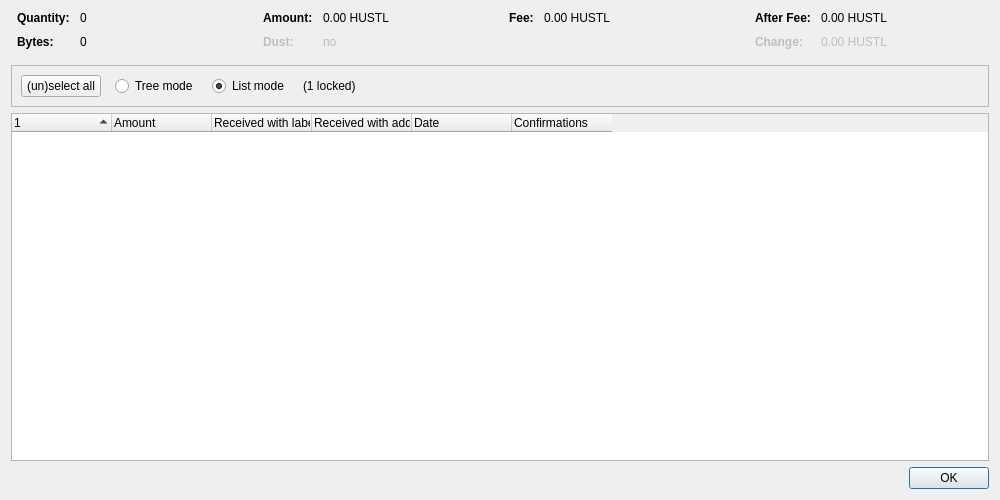
<?xml version="1.0" encoding="UTF-8"?>
<ui version="4.0">
 <class>CoinControlDialog</class>
 <widget class="QDialog" name="CoinControlDialog">
  <property name="geometry">
   <rect>
    <x>0</x>
    <y>0</y>
    <width>1000</width>
    <height>500</height>
   </rect>
  </property>
  <property name="windowTitle">
   <string>Coin Selection</string>
  </property>
  <layout class="QVBoxLayout" name="verticalLayout">
   <item>
    <layout class="QHBoxLayout" name="horizontalLayoutTop" stretch="0,0,0,0">
     <property name="topMargin">
      <number>0</number>
     </property>
     <property name="bottomMargin">
      <number>10</number>
     </property>
     <item>
      <layout class="QFormLayout" name="formLayoutCoinControl1">
       <property name="horizontalSpacing">
        <number>10</number>
       </property>
       <property name="verticalSpacing">
        <number>10</number>
       </property>
       <property name="leftMargin">
        <number>6</number>
       </property>
       <property name="rightMargin">
        <number>6</number>
       </property>
       <item row="0" column="0">
        <widget class="QLabel" name="labelCoinControlQuantityText">
         <property name="font">
          <font>
           <weight>75</weight>
           <bold>true</bold>
          </font>
         </property>
         <property name="text">
          <string>Quantity:</string>
         </property>
        </widget>
       </item>
       <item row="0" column="1">
        <widget class="QLabel" name="labelCoinControlQuantity">
         <property name="cursor">
          <cursorShape>IBeamCursor</cursorShape>
         </property>
         <property name="contextMenuPolicy">
          <enum>Qt::ActionsContextMenu</enum>
         </property>
         <property name="text">
          <string notr="true">0</string>
         </property>
         <property name="textInteractionFlags">
          <set>Qt::LinksAccessibleByMouse|Qt::TextSelectableByKeyboard|Qt::TextSelectableByMouse</set>
         </property>
        </widget>
       </item>
       <item row="1" column="0">
        <widget class="QLabel" name="labelCoinControlBytesText">
         <property name="font">
          <font>
           <weight>75</weight>
           <bold>true</bold>
          </font>
         </property>
         <property name="text">
          <string>Bytes:</string>
         </property>
        </widget>
       </item>
       <item row="1" column="1">
        <widget class="QLabel" name="labelCoinControlBytes">
         <property name="cursor">
          <cursorShape>IBeamCursor</cursorShape>
         </property>
         <property name="contextMenuPolicy">
          <enum>Qt::ActionsContextMenu</enum>
         </property>
         <property name="text">
          <string notr="true">0</string>
         </property>
         <property name="textInteractionFlags">
          <set>Qt::LinksAccessibleByMouse|Qt::TextSelectableByKeyboard|Qt::TextSelectableByMouse</set>
         </property>
        </widget>
       </item>
      </layout>
     </item>
     <item>
      <layout class="QFormLayout" name="formLayoutCoinControl2">
       <property name="horizontalSpacing">
        <number>10</number>
       </property>
       <property name="verticalSpacing">
        <number>10</number>
       </property>
       <property name="leftMargin">
        <number>6</number>
       </property>
       <property name="rightMargin">
        <number>6</number>
       </property>
       <item row="0" column="0">
        <widget class="QLabel" name="labelCoinControlAmountText">
         <property name="font">
          <font>
           <weight>75</weight>
           <bold>true</bold>
          </font>
         </property>
         <property name="text">
          <string>Amount:</string>
         </property>
        </widget>
       </item>
       <item row="0" column="1">
        <widget class="QLabel" name="labelCoinControlAmount">
         <property name="cursor">
          <cursorShape>IBeamCursor</cursorShape>
         </property>
         <property name="contextMenuPolicy">
          <enum>Qt::ActionsContextMenu</enum>
         </property>
         <property name="text">
          <string notr="true">0.00 HUSTL</string>
         </property>
         <property name="textInteractionFlags">
          <set>Qt::LinksAccessibleByMouse|Qt::TextSelectableByKeyboard|Qt::TextSelectableByMouse</set>
         </property>
        </widget>
       </item>
       <item row="1" column="0">
        <widget class="QLabel" name="labelCoinControlLowOutputText">
         <property name="enabled">
          <bool>false</bool>
         </property>
         <property name="font">
          <font>
           <weight>75</weight>
           <bold>true</bold>
          </font>
         </property>
         <property name="text">
          <string>Dust:</string>
         </property>
        </widget>
       </item>
       <item row="1" column="1">
        <widget class="QLabel" name="labelCoinControlLowOutput">
         <property name="enabled">
          <bool>false</bool>
         </property>
         <property name="cursor">
          <cursorShape>IBeamCursor</cursorShape>
         </property>
         <property name="contextMenuPolicy">
          <enum>Qt::ActionsContextMenu</enum>
         </property>
         <property name="text">
          <string notr="true">no</string>
         </property>
         <property name="textInteractionFlags">
          <set>Qt::LinksAccessibleByMouse|Qt::TextSelectableByKeyboard|Qt::TextSelectableByMouse</set>
         </property>
        </widget>
       </item>
      </layout>
     </item>
     <item>
      <layout class="QFormLayout" name="formLayoutCoinControl3">
       <property name="horizontalSpacing">
        <number>10</number>
       </property>
       <property name="verticalSpacing">
        <number>10</number>
       </property>
       <property name="leftMargin">
        <number>6</number>
       </property>
       <property name="rightMargin">
        <number>6</number>
       </property>
       <item row="0" column="0">
        <widget class="QLabel" name="labelCoinControlFeeText">
         <property name="font">
          <font>
           <weight>75</weight>
           <bold>true</bold>
          </font>
         </property>
         <property name="text">
          <string>Fee:</string>
         </property>
        </widget>
       </item>
       <item row="0" column="1">
        <widget class="QLabel" name="labelCoinControlFee">
         <property name="cursor">
          <cursorShape>IBeamCursor</cursorShape>
         </property>
         <property name="contextMenuPolicy">
          <enum>Qt::ActionsContextMenu</enum>
         </property>
         <property name="text">
          <string notr="true">0.00 HUSTL</string>
         </property>
         <property name="textInteractionFlags">
          <set>Qt::LinksAccessibleByMouse|Qt::TextSelectableByKeyboard|Qt::TextSelectableByMouse</set>
         </property>
        </widget>
       </item>
      </layout>
     </item>
     <item>
      <layout class="QFormLayout" name="formLayoutCoinControl4">
       <property name="horizontalSpacing">
        <number>10</number>
       </property>
       <property name="verticalSpacing">
        <number>10</number>
       </property>
       <property name="leftMargin">
        <number>6</number>
       </property>
       <property name="rightMargin">
        <number>6</number>
       </property>
       <item row="0" column="0">
        <widget class="QLabel" name="labelCoinControlAfterFeeText">
         <property name="font">
          <font>
           <weight>75</weight>
           <bold>true</bold>
          </font>
         </property>
         <property name="text">
          <string>After Fee:</string>
         </property>
        </widget>
       </item>
       <item row="0" column="1">
        <widget class="QLabel" name="labelCoinControlAfterFee">
         <property name="cursor">
          <cursorShape>IBeamCursor</cursorShape>
         </property>
         <property name="contextMenuPolicy">
          <enum>Qt::ActionsContextMenu</enum>
         </property>
         <property name="text">
          <string notr="true">0.00 HUSTL</string>
         </property>
         <property name="textInteractionFlags">
          <set>Qt::LinksAccessibleByMouse|Qt::TextSelectableByKeyboard|Qt::TextSelectableByMouse</set>
         </property>
        </widget>
       </item>
       <item row="1" column="0">
        <widget class="QLabel" name="labelCoinControlChangeText">
         <property name="enabled">
          <bool>false</bool>
         </property>
         <property name="font">
          <font>
           <weight>75</weight>
           <bold>true</bold>
          </font>
         </property>
         <property name="text">
          <string>Change:</string>
         </property>
        </widget>
       </item>
       <item row="1" column="1">
        <widget class="QLabel" name="labelCoinControlChange">
         <property name="enabled">
          <bool>false</bool>
         </property>
         <property name="cursor">
          <cursorShape>IBeamCursor</cursorShape>
         </property>
         <property name="contextMenuPolicy">
          <enum>Qt::ActionsContextMenu</enum>
         </property>
         <property name="text">
          <string notr="true">0.00 HUSTL</string>
         </property>
         <property name="textInteractionFlags">
          <set>Qt::LinksAccessibleByMouse|Qt::TextSelectableByKeyboard|Qt::TextSelectableByMouse</set>
         </property>
        </widget>
       </item>
      </layout>
     </item>
    </layout>
   </item>
   <item>
    <widget class="QFrame" name="frame">
     <property name="minimumSize">
      <size>
       <width>0</width>
       <height>40</height>
      </size>
     </property>
     <property name="frameShape">
      <enum>QFrame::StyledPanel</enum>
     </property>
     <property name="frameShadow">
      <enum>QFrame::Sunken</enum>
     </property>
     <layout class="QHBoxLayout" name="horizontalLayout">
      <item>
       <layout class="QHBoxLayout" name="horizontalLayoutPanel" stretch="0,0,0,0,0">
        <property name="spacing">
         <number>14</number>
        </property>
        <item>
         <widget class="QPushButton" name="pushButtonSelectAll">
          <property name="sizePolicy">
           <sizepolicy hsizetype="Maximum" vsizetype="Fixed">
            <horstretch>0</horstretch>
            <verstretch>0</verstretch>
           </sizepolicy>
          </property>
          <property name="text">
           <string>(un)select all</string>
          </property>
          <property name="autoDefault">
           <bool>false</bool>
          </property>
         </widget>
        </item>
        <item>
         <widget class="QRadioButton" name="radioTreeMode">
          <property name="sizePolicy">
           <sizepolicy hsizetype="Maximum" vsizetype="Fixed">
            <horstretch>0</horstretch>
            <verstretch>0</verstretch>
           </sizepolicy>
          </property>
          <property name="text">
           <string>Tree mode</string>
          </property>
         </widget>
        </item>
        <item>
         <widget class="QRadioButton" name="radioListMode">
          <property name="sizePolicy">
           <sizepolicy hsizetype="Maximum" vsizetype="Fixed">
            <horstretch>0</horstretch>
            <verstretch>0</verstretch>
           </sizepolicy>
          </property>
          <property name="text">
           <string>List mode</string>
          </property>
          <property name="checked">
           <bool>true</bool>
          </property>
         </widget>
        </item>
        <item>
         <widget class="QLabel" name="labelLocked">
          <property name="text">
           <string notr="true">(1 locked)</string>
          </property>
         </widget>
        </item>
        <item>
         <spacer name="horizontalSpacer">
          <property name="orientation">
           <enum>Qt::Horizontal</enum>
          </property>
          <property name="sizeHint" stdset="0">
           <size>
            <width>40</width>
            <height>20</height>
           </size>
          </property>
         </spacer>
        </item>
       </layout>
      </item>
     </layout>
    </widget>
   </item>
   <item>
    <widget class="CoinControlTreeWidget" name="treeWidget">
     <property name="contextMenuPolicy">
      <enum>Qt::CustomContextMenu</enum>
     </property>
     <property name="sortingEnabled">
      <bool>false</bool>
     </property>
     <property name="columnCount">
      <number>6</number>
     </property>
     <attribute name="headerShowSortIndicator" stdset="0">
      <bool>true</bool>
     </attribute>
     <attribute name="headerStretchLastSection">
      <bool>false</bool>
     </attribute>
     <column>
      <property name="text">
       <string/>
      </property>
     </column>
     <column>
      <property name="text">
       <string>Amount</string>
      </property>
     </column>
     <column>
      <property name="text">
       <string>Received with label</string>
      </property>
     </column>
     <column>
      <property name="text">
       <string>Received with address</string>
      </property>
     </column>
     <column>
      <property name="text">
       <string>Date</string>
      </property>
     </column>
     <column>
      <property name="text">
       <string>Confirmations</string>
      </property>
      <property name="toolTip">
       <string>Confirmed</string>
      </property>
     </column>
     <column>
      <property name="text">
       <string/>
      </property>
     </column>
     <column>
      <property name="text">
       <string/>
      </property>
     </column>
     <column>
      <property name="text">
       <string/>
      </property>
     </column>
     <column>
      <property name="text">
       <string/>
      </property>
     </column>
    </widget>
   </item>
   <item>
    <widget class="QDialogButtonBox" name="buttonBox">
     <property name="orientation">
      <enum>Qt::Horizontal</enum>
     </property>
     <property name="standardButtons">
      <set>QDialogButtonBox::Ok</set>
     </property>
    </widget>
   </item>
  </layout>
 </widget>
 <customwidgets>
  <customwidget>
   <class>CoinControlTreeWidget</class>
   <extends>QTreeWidget</extends>
   <header>qt/coincontroltreewidget.h</header>
  </customwidget>
 </customwidgets>
 <resources/>
 <connections/>
</ui>
